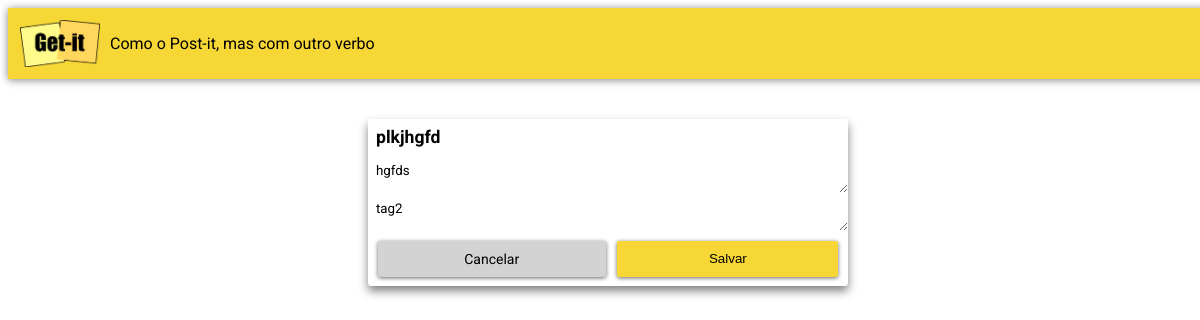
The page /edit/5/ on the database its author committed.
### notes/models.py (models this page shows, shortened)
class Note(models.Model):
    title = models.CharField(max_length=200)
    content = models.TextField()
    id = models.BigAutoField(primary_key=True)
    tag = models.ForeignKey(Tag, on_delete=models.CASCADE, null=True)

class Tag(models.Model):
    title = models.CharField(max_length=200)
    id = models.BigAutoField(primary_key=True)

### notes/views.py (the view)
# urls.py: path('edit/<int:id>/', views.edit, name="edit"),
def edit(request, id):
    edit_note = Note.objects.get(id=id)
    tag_antiga = edit_note.tag
    if tag_antiga:
        objeto_tag_antiga = Tag.objects.get(id=tag_antiga.id)
        nome_tag_antiga = tag_antiga.title
    if request.method == "POST":
        edit_note.title = request.POST.get("titulo")
        edit_note.content = request.POST.get("detalhes")
        tag_title = request.POST.get('tag')
        if tag_title == "":
            edit_note.tag = None
        else:
            print(f"Título: {tag_title}")
            tag = Tag(title=tag_title)
            lista_tag_igual = Tag.objects.filter(title=tag_title)
            if not (tag_title == nome_tag_antiga): # Se o usuário de fato mudou a tag...
                if len(lista_tag_igual) >= 1:  # Se já existe no banco...
                    tag = lista_tag_igual[0]
                else: # Senão...
                    tag.save()
                    notas_com_tag_antiga = Note.objects.filter(tag=tag_antiga)
                    print(notas_com_tag_antiga)
                    print(notas_com_tag_antiga)
                    if len(notas_com_tag_antiga) <= 1:
                        objeto_tag_antiga.delete()
                edit_note.tag = tag
        edit_note.save()
        return redirect("index")
    else:
        return render(request, 'notes/edit.html', {'note': edit_note})

### notes/templates/notes/edit.html (shortened to what this page needs)
{% load static %}
<!DOCTYPE html>
<html>
  <head>
    <link
      rel="stylesheet"
      href="https://cdnjs.cloudflare.com/ajax/libs/meyer-reset/2.0/reset.min.css"
    />
    <link rel="stylesheet" href="https://cdn.jsdelivr.net/npm/bootstrap-icons@1.11.3/font/bootstrap-icons.css" />
    <link rel="stylesheet" href="{% static 'notes/getit.css' %}"/>
  </head>
  <body>
    <div class="appbar">
      <img src="{% static 'notes/img/logo-getit.png' %}" class="logo" />
      <span class="subtitle">Como o Post-it, mas com outro verbo</span>
    </div>
    <main class="container">
      <form class="form-card" method="post">
        <input
          class="form-card-title"
          type="text"
          name="titulo"
          value="{{note.title}}"
        />
        <textarea
          class="autoresize"
          name="detalhes"
        >{{note.content}}</textarea>
        <textarea class="autoresize" name="tag">{{note.tag.title}}</textarea>
        <div class="botoes-edit">
            <a class="btn-cancelar" href="/">Cancelar</a>
            <button class="btn" type="submit">Salvar</button>
        </div>
      </form>
    </main>
  </body>
</html>

### notes/static/notes/getit.css (style rules this page uses)
html, body { font-family: "Roboto", sans-serif; width: 100%; height: 100%; }
.btn { position: relative; display: block; padding: 10px 15px; overflow: hidden; border-width: 0; outline: none; border-radius: 2px; box-shadow: 0 1px 4px rgba(0, 0, 0, 0.6); background-color: #f7d736; transition: background-color 0.3s; margin: 2%; margin-left: 11px; flex-grow: 1; }
.btn-cancelar { display: flex; flex-direction: row; justify-content: center; padding: 10px; border-radius: 2px; box-shadow: 0 1px 4px rgba(0, 0, 0, 0.6); background-color: lightgray; margin: 2%; margin-right: 0.4px; flex-grow: 1; text-decoration: none; color: black; font-size: 14px; max-width: 18rem; }
.btn:before { content: ""; position: absolute; top: 50%; left: 50%; display: block; width: 0; padding-top: 0; border-radius: 100%; background-color: rgba(236, 240, 241, 0.3); -webkit-transform: translate(-50%, -50%); -moz-transform: translate(-50%, -50%); -ms-transform: translate(-50%, -50%); -o-transform: translate(-50%, -50%); transform: translate(-50%, -50%); }
.appbar { display: flex; flex-direction: flex-start; background-color: #f7d736; padding: 1%; box-shadow: 0px 1px 8px rgba(0, 0, 0, 0.5); }
.logo { width: 5rem; }
.subtitle { align-content: center; margin-left: 10px; }
.container { display: flex; flex-direction: column; }
.form-card { display: flex; flex-direction: column; box-shadow: 0px 5px 10px rgba(0,0,0,0.5); margin: 40px; border-color: white; border-radius: 3px; justify-content: space-evenly; align-self: center; width: 40%; padding: 0rem; }
.form-card-title { font-family: 'Roboto', sans-serif; font-weight: bold; font-size: 1.1rem; border: none; outline: none; padding: 0.5rem; border-radius: 3px; }
.autoresize { font-family: 'Roboto', sans-serif; border: none; outline: none; display: flex; justify-content: flex-start; padding: 0.5rem; padding-bottom: 0; }
.botoes-edit { display: flex; flex-direction: row; }

### rows shown on the page
Note: titulo "plkjhgfd", detalhes "hgfds", tag "tag2"
